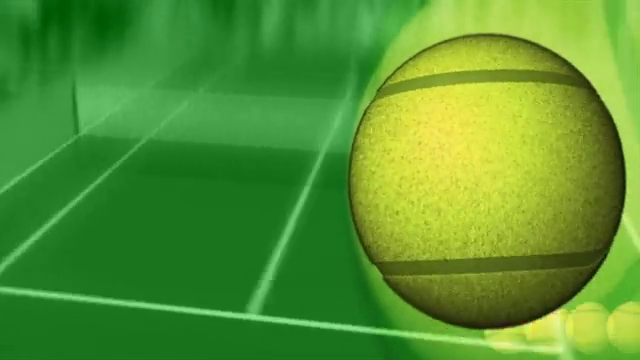
#> input picture frame 36 of AI/application/3/greenball.mp4, 640 x 360 px, given in place of newyork.mp4, which was not available
$ jupyter execute '(코드3) 강의_6기_AI응용_4차시_03_optical_flow.ipynb'   (text cells are left out)
#> lines starting #> are read from the running program, lines starting #| are printed output that depends on the picture
[cell 1]
import numpy as np
import cv2
from google.colab.patches import cv2_imshow # Colab 환경에서 이미지 표시를 위한 함수 임포트
import time # 출력 속도를 조절하기 위한 time 모듈 임포트


# --- 1. 초기 설정 및 변수 정의 ---
# NOTE: Colab에서 이 코드를 실행하기 전에, 'newyork.mp4' 파일을 Colab 환경에 업로드해야 합니다.
video_path = '/content/drive/MyDrive/rokey/AI/application/4/newyork.mp4'
cap = cv2.VideoCapture(video_path) # 비디오 캡처 객체 생성


# 비디오 파일이 제대로 열렸는지 확인
if not cap.isOpened():
    print("오류: 비디오 파일을 열 수 없습니다. 파일을 업로드했는지 확인하세요.")
    exit()

[cell 2]
# 프레임 재생 속도 조절을 위한 딜레이 (1000ms = 1s / 30fps = 1000ms ÷ 30 ≈ 33.3ms)
# Colab에서는 실시간 딜레이 대신 time.sleep()으로 대체되지만, 변수는 주석을 위해 유지합니다.

delay = int(1000/30) # 1000ms ÷ 30frame = 33.3ms
delay
# real-time 실시간 영상에서 부드러운 재생을 원하기 때문에

# 추적 경로를 그리기 위한 랜덤 색상(200개의 코너점에 대응하는 색상)
# np.random.randint(0, 255, (200,3)) # randn은 평균0 분산1이라서 int 아님
# 0-255 범위에서 200개 코너점의 3개 채널

color = np.random.randint(0, 255, (200, 3))

lines = None # 추적선(이동경로) 그릴 이미지 저장 변수(초기화: 첫 프레임에서 진행)
prevlmg = None # previous image : 이전 프레임(grayscale image)

# calcOpticalFlowPyrLK() 중지 요건 설정 (Termination Criteria) = 추적 종료 조건
# LK 알고리즘이 한 프레임 안에서 “특정 점이 얼마나 이동했는지 계산하는 반복 연산을 언제 멈출지” 정하는 조건
# (cv2.TERM_CRITERIA_EPS | cv2.TERM_CRITERIA_COUNT, 최대 반복 횟수(10), 오차 임계값(0.03))
# cv2.TERM_CRITERIA_EPS : 움직임이 0.03 px 미만 >> 수렴 (error 오차가 충분히 작아지면 멈춰)
# cv2.TERM_CRITERIA_COUNT : 최대 반복 횟수
# 반복 횟수가 10번을 넘으면 멈춰
# 이동 변화량이 0.03보다 작아도 멈춰
# 둘 중에 하나라도 만족하면 종료(EPS 또는 COUNT)
termcriteria = (cv2.TERM_CRITERIA_EPS | cv2.TERM_CRITERIA_COUNT, 10, 0.03) # 추적 종료 조건
termcriteria # (3, 10, 0.03)
# 3 → criteria_type (종료 기준 종류:3=두 조건 모두 사용) / 10 → max_count (최대 반복 횟수) / 0.03 → epsilon (얼마나 변화가 작아지면 멈출지)

frame_count = 0
MAX_FRAMES_TO_PROCESS = 150 # 최대 150 프레임만 처리
DISPLAY_EVERY_N_FRAMES = 20 # 20 프레임마다 결과 출력

print(f"광학 흐름 추적 시작 (최대 {MAX_FRAMES_TO_PROCESS} 프레임, {DISPLAY_EVERY_N_FRAMES} 프레임마다 출력)...")

[cell 3]
# 예제
'''
p1, st, err = cv2.calcOpticalFlowPyrLK(old_gray, gray, p0, None,
                                      winSize=(15,15),
                                      maxLevel=2,
                                      criteria=termcriteria)

cv2.calc0pticalFlowPyrLK(루카스-카나데 광학 흐름) 물체 이동 위치 추적
- old_gray : 이전 프레임(흑백)
- gray : 현재 프레임(흑백)
- p0 : 이전 프레임에서 추적할 점들
- None : 초기 예측 값 없음(기본 설정) 원래는 p1(예상 이동 위치)을 초기값으로 줄 수 있는데 보통 None으로 둠 → OpenCV가 알아서 계산하라는 뜻.
- winSize : 점 주변에서 추적할 영역 크기 (15 x 15 주변 픽셀을 묶어서 비교, 작으면 → 계산 빨라지지만 불안정함, 크면 → 안정적이지만 느림)
- maxLevel : 피라미드 단계 수 (=멀리 움직인 점도 잡아줌)
Level 0: 원본
Level 1: 절반 크기
Level 2: 그보다 더 작은 이미지
maxLevel=2 → 3개 이미지(0,1,2 level)에서 추적→ 멀리 움직인 점도 잘 찾기 위함
각 레벨마다 15×15 크기의 지역창(window)을 이용해 LK를 따로 수행한다 : 레벨 2 → 1 → 0 순으로 점점 더 정밀하게 보정해가는 구조
- criteria : 계산 반복을 언제 멈출지 조건

- p1 : 추적된 새로운 좌표값 position
- st : 추적 성공 여부(1: 성공, 0: 실패) status
- err : 추적 오류(오차 정도) error

p0 (100, 200) 서있는 상태
p1 (50, 100) 오리걸음 하는 상태

st = 1 # 성공 (잘 추적했네)
err = 0.01 # 오차 거의 없네 (기준인 0.03 미만이니깐)


'''

[cell 4]
# 비디오 처리

while cap.isOpened() and frame_count < MAX_FRAMES_TO_PROCESS:
  ret, frame = cap.read()
#> frame is the input picture: shape (360, 640, 3); mean B, G, R 47.8, 149.3, 84.5

  if not ret:
    break

  # 현재 프레임(사진) 복사 >> 추적결과 그릴 이미지 준비
  img_draw = frame.copy()
  # optical flow 계산을 위해 현재 프레임을 grayscale로 변환
  gray = cv2.cvtColor(frame, cv2.COLOR_BGR2GRAY)
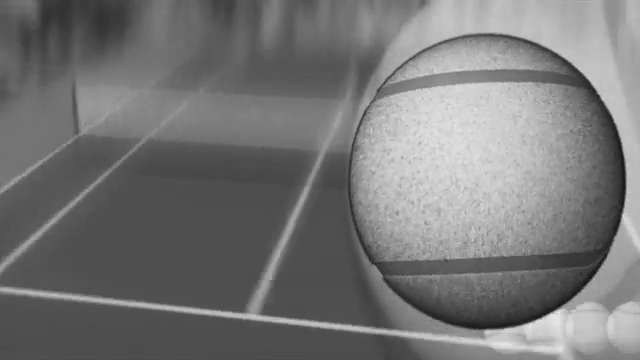
#> gray: shape (360, 640); min 12, max 231, mean 118.4

  # 최초 프레임 처리(추적 시작)
  if prevlmg is None:
    prevlmg = gray  # 현재 gray 이미지를 이전 이미지로 저장
    # 추적선을 그릴 검은색 배경 이미지 생성(원본 프레임과 동일 크기)
    lines = np.zeros_like(frame) #검은색이 0니까 zeros_like으로 동일 크기 만듦
    # Shi-Tomasi 알고리즘으로 추적
    # (이전 이미지, 최대 코너점 수, 품질 임계값(0.01), 최소거리)
    ''' 여기 추적할 점들(goodFeaturesToTrack) 찾아놔! '''
    prevPt = cv2.goodFeaturesToTrack(prevlmg, 100, 0.01, 10) # prevPt: 코너 점 목록
#> prevPt = 100 rows, first 8: [484, 331], [397, 211], [444, 258], [597, 93], [523, 211], [540, 317], [402, 156], [360, 156]
  # 두번째 프레임 이후 처리(추적 진행 중)
  else:
    ''' 직전 프레임의 점들이 이번 프레임에서는 어디로 움직였는지 추적(calcOpticalFlowPyrLK)해! '''
    nextlmg = gray # 현재 gray 이미지를 '다음 이미지로' 저장 #??
    nextPt, status, err = cv2.calcOpticalFlowPyrLK(prevlmg, nextlmg,
                             prevPt, None, criteria=termcriteria)

    # 추적에 성공한 코너점(status==1) 선별
    # status == 1인 점만 남긴다는 의미
    # 예) status = [1, 1, 0, 1, 0, 1]
    prevMv = prevPt[status==1] # 이전 프레임에서 추적 성공한 점
    nextMv = nextPt[status==1] # 현재 프레임에 대응하는 점

    # 추적 성공한 모든 쌍에 대해 반복
    for i, (p, n) in enumerate(zip(prevMv, nextMv)):
      # 코너점 좌표 추출(배열 구조 해제)
      px, py = p.ravel()
      nx, ny = n.ravel()

      # 이전 코너(p)와 새로운 코너(n) 사이에 추적선 그리기(lines 이미지에 누적)
      cv2.line(lines, (int(px), int(py)), (int(nx), int(ny)), color[i % len(color)].tolist(), 2)
      # 시작점: 이전 위치(px, py), 끝점(nx, ny)
      # color[i % len(color)].tolist() : 코너점 i에서 할당된 랜덤 색상

      # 새로운 코너(n)에 원형 점 그리기(img_draw 이미지에 매 프레임마다 표시)
      cv2.circle(img_draw, (int(nx), int(ny)), 2, color[i % len(color)].tolist(), -1)

    # 누적된 추적선이 그려진 lines 이미지와 현재 프레임(img_draw)을 합성
    # >> 추적 경로가 비디오 프레임 위에 나타남
    img_draw = cv2.add(img_draw, lines)

    # 다음 루프 위해 현재 프레임(사진)과 코너점 >> 이전 변수로 이동
    prevlmg = nextlmg
    prevPt = nextPt

    prevPt = nextMv.reshape(-1, 1, 2)
    # prevPt를 nextMv 형태로 맞춰줘
    # (N, 2) >> (N, 1, 2) #??
    # -1 : 자동계산

    # 원래 좌표 형식 [[x,y],[x,y],[x,y]] shape(3,2) >> (N, 2)
    # OpenCV optical Flow 함수 입력 [[[x,y],[x,y],[x,y]]] shape (3,1,2) >>(N,1,2)
    # 각 좌표를 2차원으로 입력해줘

    # Colab 출력: 특정 간격의 프레임만 표시
    if frame_count % DISPLAY_EVERY_N_FRAMES == 0:
        print(f"\n--- Frame {frame_count} 광학 흐름 결과 ---")
        cv2_imshow(img_draw) # 추적 결과 프레임 표시
        time.sleep(1) # 출력이 빠르게 지나가는 것을 방지하기 위해 잠시 대기


    # 키 입력 처리 (원본 코드에 있던 부분. Colab에서는 작동하지 않으므로,
    # 프레임 수 제한으로 대체하며 주석 처리만 해둡니다.)
    # key = cv2.waitKey(delay)
    # if key == 27:    # ESC 키 (ASCII 27): 루프 종료
    #     break

    # elif key == 8:  # Backspace 키 (ASCII 8): 추적 이력 지우기
    #     prevImg = None


    frame_count += 1


# --- 3. 종료 및 정리 (수정 완료) ---
# 모든 OpenCV 창 닫기 (Colab에서는 필요 없음)
# cv2.destroyAllWindows()
# 비디오 캡처 객체 반환 및 해제
cap.release()


$ run again, starting later in the video
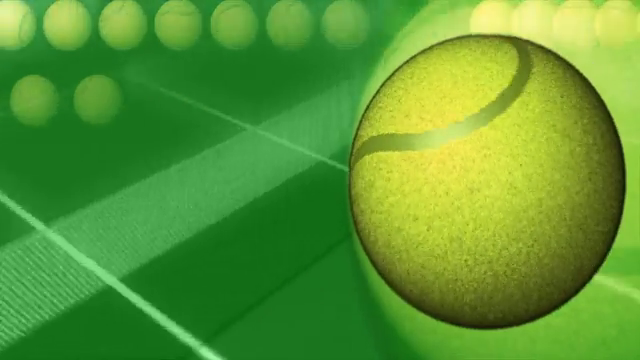
#> input picture frame 162 of AI/application/3/greenball.mp4, 640 x 360 px, given in place of newyork.mp4, which was not available
#> frame is the input picture: shape (360, 640, 3); mean B, G, R 50.1, 152.7, 89.9
#> `gray = cv2.cvtColor(frame, cv2.COLOR_BGR2GRAY)`:
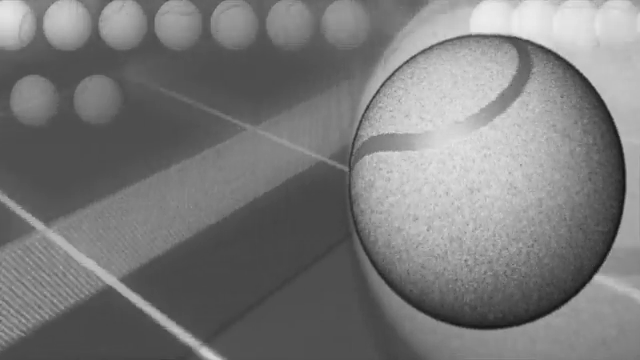
#> gray: shape (360, 640); min 20, max 237, mean 122.3
#> prevPt = 100 rows, first 8: [465, 260], [63, 308], [521, 164], [24, 335], [427, 230], [582, 73], [47, 318], [347, 171]

$ run again, starting later in the video
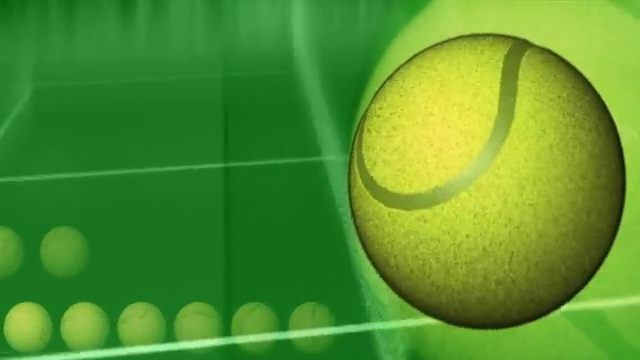
#> input picture frame 288 of AI/application/3/greenball.mp4, 640 x 360 px, given in place of newyork.mp4, which was not available
#> frame is the input picture: shape (360, 640, 3); mean B, G, R 44.8, 147.5, 83.4
#> `gray = cv2.cvtColor(frame, cv2.COLOR_BGR2GRAY)`:
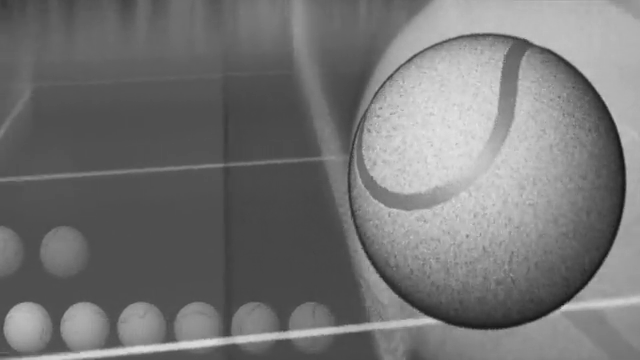
#> gray: shape (360, 640); min 21, max 229, mean 116.7
#> prevPt = 100 rows, first 8: [467, 235], [381, 108], [372, 177], [380, 276], [559, 97], [231, 334], [561, 306], [504, 55]
